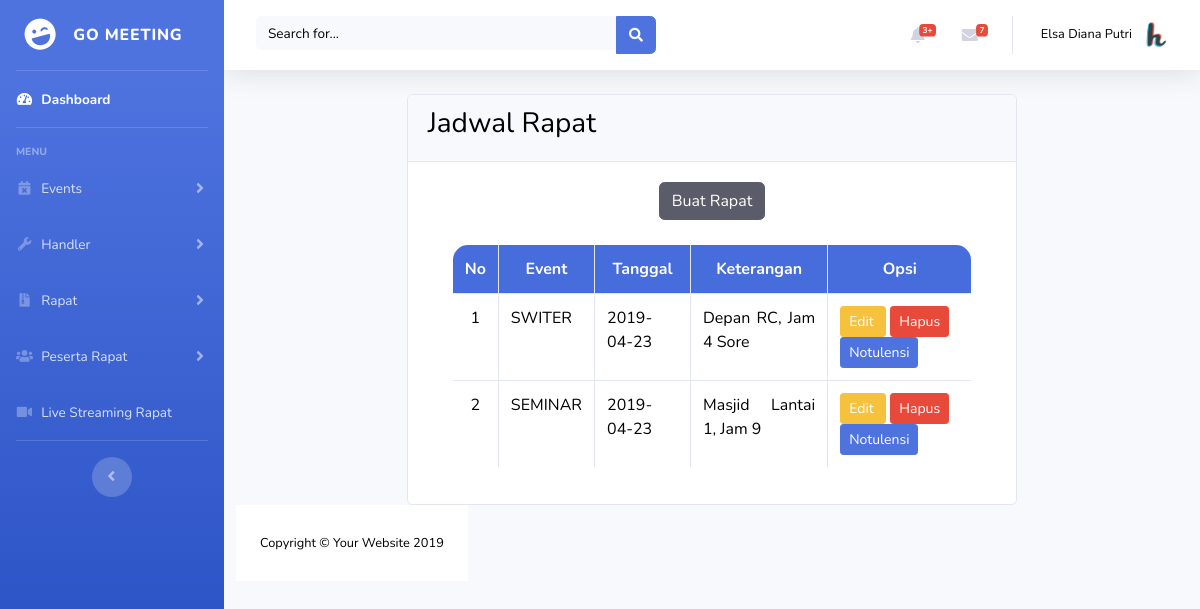
The page /users/handler/rapat/daftar_rapat.php (signed in) on the database its author committed.
### tables this page shows
CREATE TABLE `rapat` (
  `id` int(11) UNSIGNED NOT NULL,
  `tanggal` date NOT NULL,
  `keterangan` mediumtext NOT NULL,
  `notulensi` longtext,
  `id_event` int(11) NOT NULL
);

CREATE TABLE `events` (
  `id` int(11) NOT NULL,
  `nama` varchar(255) DEFAULT NULL,
  `deskripsi` longtext,
  `tanggal` date NOT NULL
);

### users/handler/rapat/daftar_rapat_proses.php (called while the page is built, shortened)
<?php
include '../../../connection.php';
$query3 = "SELECT rapat.id, rapat.id_event, rapat.tanggal, rapat.keterangan, rapat.id_event, events.nama
FROM rapat
INNER JOIN events ON rapat.id_event=events.id;";
  $hasil3 = mysqli_query($db, $query3);
  $daftar_rapat = array();
  while ($row3 = mysqli_fetch_assoc($hasil3)) {
      $daftar_rapat[] = $row3;
  }

### users/handler/rapat/daftar_rapat.php (the view, shortened to what this page needs)
<?php
  include 'daftar_rapat_proses.php';
  $z = 0;
?>
<!DOCTYPE html>
<html lang="en">
<head>
  <link href="../../../vendor/fontawesome-free/css/all.min.css" rel="stylesheet" type="text/css">
  <link rel="stylesheet" type="text/css" href="../../../css/sb-admin-2.min.css">
</head>
<body id="page-top">
  <div id="wrapper">
    <ul class="navbar-nav bg-gradient-primary sidebar sidebar-dark accordion" id="accordionSidebar">
      <a class="sidebar-brand d-flex align-items-center justify-content-center" href="index.php">
        <div class="sidebar-brand-icon rotate-n-15">
          <i class="fas fa-laugh-wink"></i>
        </div>
        <div class="sidebar-brand-text mx-3">Go Meeting</div>
      </a>
      <hr class="sidebar-divider my-0">
      <li class="nav-item active">
        <a class="nav-link" href="index.php">
          <i class="fas fa-fw fa-tachometer-alt"></i>
          <span>Dashboard</span></a>
      </li>
      <hr class="sidebar-divider">
      <div class="sidebar-heading">
        Menu
      </div>
      <li class="nav-item">
        <a class="nav-link collapsed" href="#" data-toggle="collapse" data-target="#collapseTwo" aria-expanded="true" aria-controls="collapseTwo">
          <i class="fas fa-fw fa-calendar-times"></i>
          <span>Events</span>
        </a>
      </li>
      <li class="nav-item">
        <a class="nav-link collapsed" href="#" data-toggle="collapse" data-target="#collapseUtilities" aria-expanded="true" aria-controls="collapseUtilities">
          <i class="fas fa-fw fa-wrench"></i>
          <span>Handler</span>
        </a>
      </li>
       <li class="nav-item">
        <a class="nav-link collapsed" href="#" data-toggle="collapse" data-target="#collapsePages" aria-expanded="true" aria-controls="collapsePages">
          <i class="fas fa-fw fa-file-archive"></i>
          <span>Rapat</span>
        </a>
      </li>
      <li class="nav-item">
        <a class="nav-link collapsed" href="#" data-toggle="collapse" data-target="#collapsePagesq" aria-expanded="true" aria-controls="collapsePagesq">
          <i class="fas fa-fw fa-users"></i>
          <span>Peserta Rapat</span>
        </a>
      </li>
      <li class="nav-item">
        <a class="nav-link" href="index.php">
          <i class="fas fa-fw fa-video"></i>
          <span>Live Streaming Rapat</span></a>
      </li>
      <hr class="sidebar-divider">
      <div class="text-center d-none d-md-inline">
        <button class="rounded-circle border-0" id="sidebarToggle"></button>
      </div>
    </ul>
    <div id="content-wrapper" class="d-flex flex-column">
      <div id="content">
        <nav class="navbar navbar-expand navbar-light bg-white topbar mb-4 static-top shadow">
          <form class="d-none d-sm-inline-block form-inline mr-auto ml-md-3 my-2 my-md-0 mw-100 navbar-search">
            <div class="input-group">
              <input type="text" class="form-control bg-light border-0 small" placeholder="Search for..." aria-label="Search" aria-describedby="basic-addon2">
              <div class="input-group-append">
                <button class="btn btn-primary" type="button">
                  <i class="fas fa-search fa-sm"></i>
                </button>
              </div>
            </div>
          </form>
          <ul class="navbar-nav ml-auto">
            <li class="nav-item dropdown no-arrow mx-1">
              <a class="nav-link dropdown-toggle" href="#" id="alertsDropdown" role="button" data-toggle="dropdown" aria-haspopup="true" aria-expanded="false">
                <i class="fas fa-bell fa-fw"></i>
                <span class="badge badge-danger badge-counter">3+</span>
              </a>
            </li>
            <li class="nav-item dropdown no-arrow mx-1">
              <a class="nav-link dropdown-toggle" href="#" id="messagesDropdown" role="button" data-toggle="dropdown" aria-haspopup="true" aria-expanded="false">
                <i class="fas fa-envelope fa-fw"></i>
                <span class="badge badge-danger badge-counter">7</span>
              </a>
            </li>
            <li class="nav-item dropdown no-arrow">
              <a class="nav-link dropdown-toggle" href="#" id="userDropdown" role="button" data-toggle="dropdown" aria-haspopup="true" aria-expanded="false">
                <span class="mr-2 d-none d-lg-inline text-gray-600 small"><?php echo $_SESSION['handler']['nama']; ?></span>
                <img class="img-profile rounded-circle" src="../img/h.png">
              </a>
            </li>
          </ul>
        </nav>
        <div class="container-fluid">
        <div class="row justify-content-center">
          <div class="col-md-8">
            <div class="card">
              <div class="card-header"><h3>Jadwal Rapat</h3></div>
                <div class="card-body">
                  <div class="container">
                    <center><a class="btn btn-dark" href="tambah_rapat.php"> Buat Rapat </a></center>
                    <br>
                    <table class="table table-bordered" width="100%">
                      <tr bgcolor="#FFF" align="center">
                        <th>No</th>
                        <th>Event</th>
                        <th>Tanggal</th>
                        <th>Keterangan</th>
                        <th>Opsi</th>
                      </tr>
                      <?php foreach ($daftar_rapat as $rapat) : ?>
                      <tr align="center">
                      <tr>
                        <td style="text-align: center"><?php $z++; echo $z ?></td>
                        <td><?php echo $rapat['nama'] ?></td>
                        <td style="text-align: justify;"><?php echo $rapat['tanggal'] ?></td>
                        <td style="text-align:justify;"><?php echo $rapat['keterangan'] ?></td>
                        <td>
                          <a class="btn btn-warning btn-sm" href="edit_rapat.php?id=<?php echo $rapat['id']; ?>">Edit&nbsp;</a>
                          <a class="btn btn-danger btn-sm" href="hapus_rapat.php?id=<?php echo $rapat['id']; ?>" onclick="return confirm('Apakah Anda yakin akan menghapus data?');">Hapus</a>
                          <a class="btn btn-primary btn-sm" href="notulensi.php?id=<?php echo $rapat['id']; ?>"> Notulensi </a>
                        </td>
                      </tr>
                    <?php endforeach ?>
                    </table>
                  </div>
                </div>
              </div>
            </div>
          </div>
        <div class="row">
      <footer class="sticky-footer bg-white">
        <div class="container my-auto">
          <div class="copyright text-center my-auto">
            <span>Copyright &copy; Your Website 2019</span>
          </div>
        </div>
      </footer>
    </div>
  </div>
</body>
</html>

### rows shown on the page
rapat: id_event.nama "SWITER", tanggal "2019-04-23", keterangan "Depan RC, Jam 4 Sore"
rapat: id_event.nama "SEMINAR", tanggal "2019-04-23", keterangan "Masjid Lantai 1, Jam 9"

### other values the page prints
$_SESSION['handler']['nama'] "Elsa Diana Putri"
